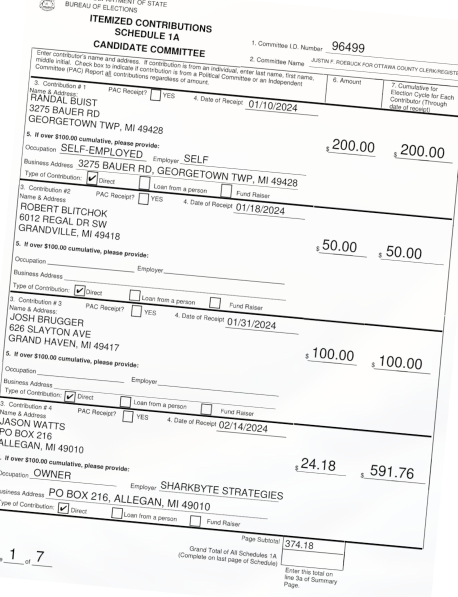
#> input picture RotatedSampleSchedule1A.jpg, 916 x 1194 px (shown at 1/2 size)
$ python draw_boxes.py RotatedSampleSchedule1A.jpg
#> lines starting #> are read from the running program, lines starting #| are printed output that depends on the picture; after the words box and inside, x2 and y2 are one past the last pixel; in counts of white or black regions, pixels touching at a corner belong together
"""
draw_boxes.py

Interactive CLI tool to draw bounding boxes on an image using OpenCV.

Usage:
    python draw_boxes.py path/to/image.jpg
    python draw_boxes.py path/to/image.jpg --output boxes.json
    python draw_boxes.py path/to/image.jpg --load existing_boxes.json

Controls:
    Left mouse button drag : draw a box
    u                      : undo last box
    d                      : delete box under mouse (press 'd' while mouse over a box)
    r                      : reset (remove all boxes)
    s                      : save boxes to output file (default: <image_name>_boxes.json)
    q or ESC               : quit without saving (if not saved)
    h                      : print help in console
Notes:
    Saved format: JSON
    {
      "image": "path/to/image.jpg",
      "shape": [height, width],
      "boxes": [ [x, y, w, h], ... ]   # coordinates relative to original image
    }
"""

import argparse
import json
import os

import cv2

MAX_DISPLAY_DIM = 1000  # largest dimension for display window


def scale_for_display(img, max_dim=MAX_DISPLAY_DIM):
    h, w = img.shape[:2]
    scale = 1.0
    if max(h, w) > max_dim:
        scale = max_dim / float(max(h, w))
        disp = cv2.resize(
            img, (int(w * scale), int(h * scale)), interpolation=cv2.INTER_AREA
        )
    else:
        disp = img.copy()
    return disp, scale


class BoxEditor:
    def __init__(self, image_path, output_path=None, load_path=None):
#> called with image_path = 'RotatedSampleSchedule1A.jpg'
        self.image_path = image_path
        self.img_orig = cv2.imread(image_path)
#> self.img_orig is the input picture: shape (1194, 916, 3); mean B, G, R 237.8, 238.5, 238.5
        if self.img_orig is None:
            raise FileNotFoundError(f"Could not open image: {image_path}")
        self.h_orig, self.w_orig = self.img_orig.shape[:2]
#> self.h_orig = 1194; self.w_orig = 916

        self.disp_img, self.scale = scale_for_display(self.img_orig)
#> in scale_for_display, `disp = cv2.resize( img, (int(w * scale), int(h * scale)), interpolatio..`:
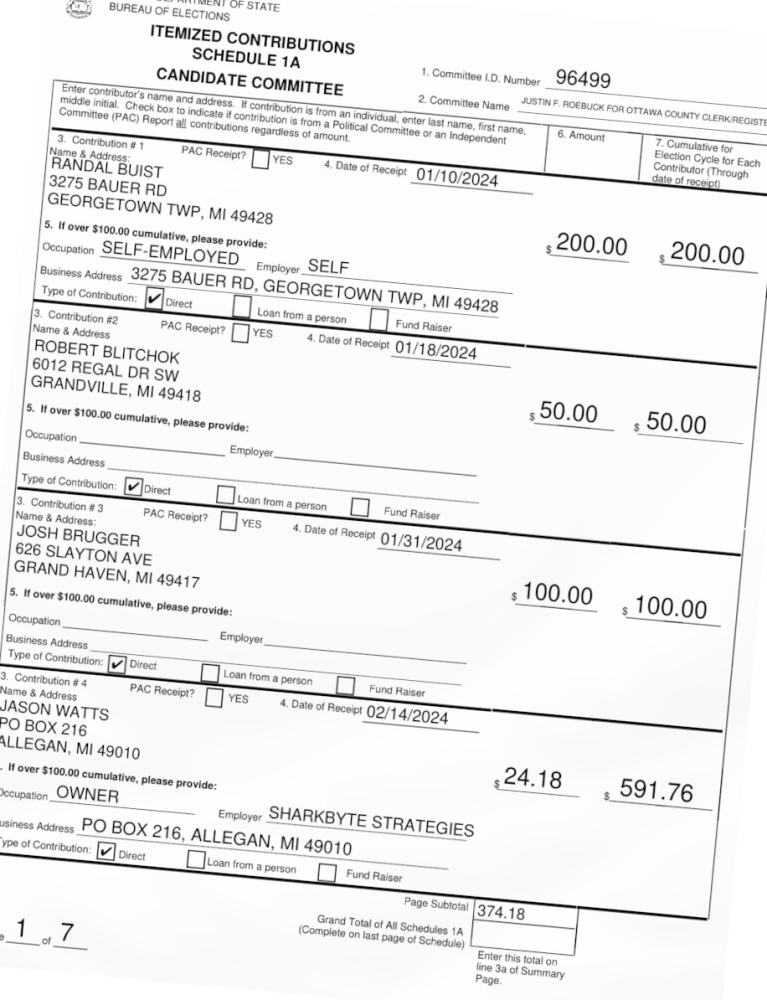
#> disp: shape (1000, 767, 3); mean B, G, R 237.8, 238.5, 238.5
#> self.scale = 0.838
        self.h_disp, self.w_disp = self.disp_img.shape[:2]
#> self.h_disp = 1000; self.w_disp = 767

        self.window_name = "Draw Boxes - press 'h' for help"
        self.drawing = False
        self.start_pt_disp = None
        self.cur_pt_disp = None
        self.boxes = []  # stored in original image coordinates as [x, y, w, h]
        self.output_path = output_path or self.default_output_name()
        if load_path:
            self.load_boxes(load_path)

        # for deletion under mouse
        self.mouse_pos = (0, 0)

    def default_output_name(self):
        base = os.path.splitext(os.path.basename(self.image_path))[0]
        return f"{base}_boxes.json"

    # [65 lines left out: functions disp_to_orig, orig_to_disp, add_box_from_disp, load_boxes, save_boxes, box_under_disp_point, not called in this run]

    def draw(self):
        # draw overlay on a copy of disp_img
        canvas = self.disp_img.copy()
        # draw existing boxes
        for box in self.boxes:
            xd, yd, wd, hd = self.orig_to_disp(box)
            cv2.rectangle(canvas, (xd, yd), (xd + wd, yd + hd), (0, 255, 0), 2)
        # draw current drawing rect
        if self.drawing and self.start_pt_disp and self.cur_pt_disp:
            cv2.rectangle(canvas, self.start_pt_disp, self.cur_pt_disp, (0, 0, 255), 1)
        # draw mouse crosshair small
        mx, my = self.mouse_pos
        cv2.line(canvas, (mx - 10, my), (mx + 10, my), (200, 200, 200), 1)
#> canvas: shape (1000, 767, 3); under 0.01% of pixels changed, all inside (x1, y1, x2, y2) = (0, 0, 11, 1)
        cv2.line(canvas, (mx, my - 10), (mx, my + 10), (200, 200, 200), 1)
#> canvas: shape (1000, 767, 3); mean B, G, R 237.8, 238.5, 238.5
        # show help text top-left
        cv2.putText(
            canvas,
            f"Boxes: {len(self.boxes)}  (s: save  u: undo  d: delete under mouse  r: reset  q: quit)",
            (10, 20),
            cv2.FONT_HERSHEY_SIMPLEX,
            0.5,
            (230, 230, 230),
            1,
            cv2.LINE_AA,
        )
#> canvas: shape (1000, 767, 3); mean B, G, R 237.8, 238.5, 238.4
        return canvas

    # [16 lines left out: function mouse_callback, not called in this run]

    def run(self):
        cv2.namedWindow(self.window_name, cv2.WINDOW_AUTOSIZE)
        cv2.setMouseCallback(self.window_name, self.mouse_callback)
        saved = False
        print(
            "Instructions: draw boxes by clicking and dragging with left mouse button."
        )
        print(
            "Press 'h' for help. Press 's' to save, 'u' to undo, 'd' to delete a box under the mouse, 'r' to reset, 'q' or ESC to quit."
        )
        while True:
            canvas = self.draw()
            cv2.imshow(self.window_name, canvas)
            key = cv2.waitKey(20) & 0xFF
#> (key q is pressed here)
            if key == 0x1B:  # ESC
                print("ESC pressed. Exiting.")
                break
            if key == ord("q"):
                print("q pressed. Exiting.")
                break
            if key == ord("h"):
                print(
                    self.__doc__
                    if self.__doc__
                    else "Help: use mouse and keys as described."
                )
            if key == ord("s"):
                self.save_boxes()
                saved = True
            if key == ord("u"):
                if self.boxes:
                    removed = self.boxes.pop()
                    print("Undone last box:", removed)
                else:
                    print("No boxes to undo.")
            if key == ord("r"):
                confirm = input("Reset all boxes? type 'yes' to confirm: ")
                if confirm.strip().lower() == "yes":
                    self.boxes = []
                    print("All boxes removed.")
                else:
                    print("Reset cancelled.")
            if key == ord("d"):
                idx = self.box_under_disp_point(self.mouse_pos)
                if idx is not None:
                    removed = self.boxes.pop(idx)
                    print(f"Deleted box #{idx}: {removed}")
                else:
                    print("No box under mouse to delete.")
        cv2.destroyAllWindows()
        if not saved:
            print(
                "Boxes not explicitly saved. If you want to save them, call the script with --output or press 's' before quitting."
            )


def main():
    parser = argparse.ArgumentParser(
        description="Interactive bounding box annotator using OpenCV"
    )
    parser.add_argument("image", help="Path to image file")
    parser.add_argument("--output", "-o", help="Path to save boxes JSON")
    parser.add_argument("--load", "-l", help="Load existing boxes JSON to edit")
    args = parser.parse_args()

    editor = BoxEditor(args.image, output_path=args.output, load_path=args.load)
    editor.run()


if __name__ == "__main__":
    main()
